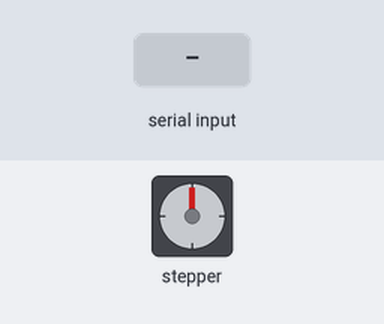
Recording of a sketch running on a simulated Arduino Uno, built with avr-gcc and run on an emulated ATmega328P. Parts: stepper motor. The inputs (shaded band) are chosen by the test bench. Stepper angles assume 1024 steps per turn.

Above: at 1.2 s.
1.3 s: "L" received over Serial
At 1.75 s:
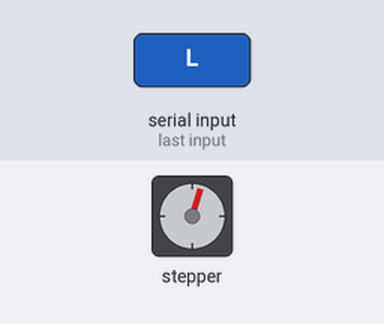
At 2.35 s:
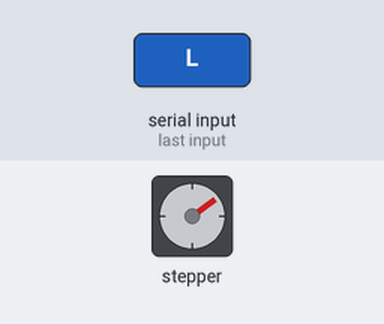
Timing chart, 0 to 13.3 s (numbered marks = the images above; inputs shaded):
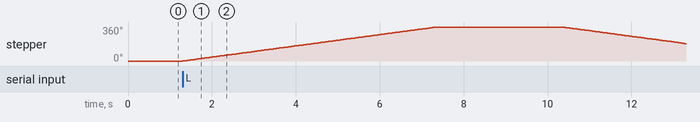

Measured:
- after the input at 1.3 s, stepper: turns 360° clockwise in 6.1 s, then 175° counter-clockwise in 2.9 s

The sketch:

Acionamento_Motor.ino
```cpp
#include <Stepper.h>
double stepsPerRevolution = 1024; //Volta completa (2048) 360º
Stepper myStepper(stepsPerRevolution, 8, 10, 9, 11);
void setup() {
 	myStepper.setSpeed(10);
 	Serial.begin(9600);
 	}

 	void loop() {
    if (Serial.available()) {
      char command = Serial.read();
      if (command == 'L') {
          //Rotaciona no sentido anti-horario
          myStepper.step(stepsPerRevolution);
          delay(3000);

         //Rotaciona no sentido horario
        myStepper.step(-stepsPerRevolution);
      }
    }
}
```
